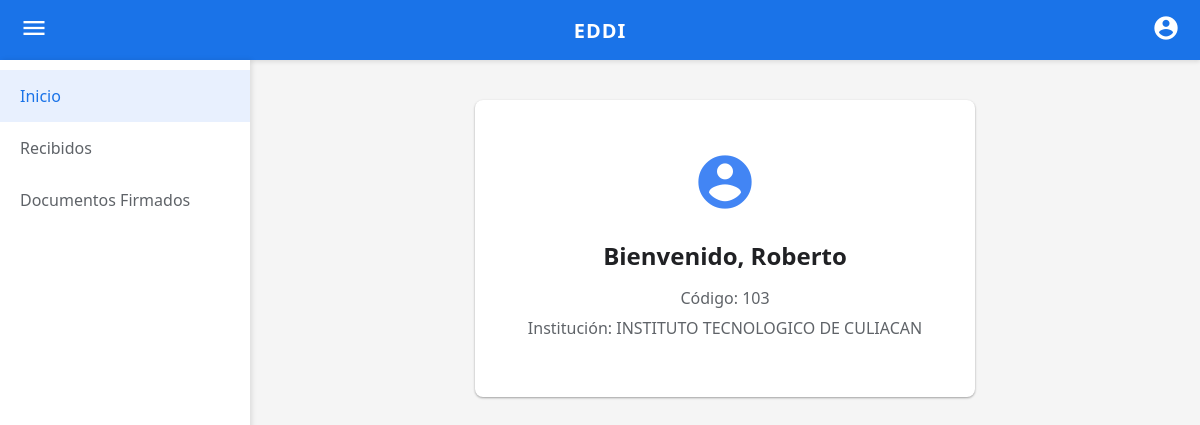
/dashboard (signed in), run on the app's committed database.
### tables this page shows
CREATE TABLE Docentes (
    id_docente INTEGER PRIMARY KEY,
    nombre TEXT NOT NULL,
    apellidos TEXT NOT NULL,
    fecha_ingreso TEXT,
    id_departamento INTEGER NOT NULL,
    registro_cvu TEXT NULL UNIQUE,
    id_plaza INTEGER NOT NULL,
    id_institucion INTEGER NOT NULL,
    rfc TEXT UNIQUE,
    curp TEXT UNIQUE,
    sueldo_bruto DECIMAL(10,2),
    sueldo_letra TEXT,
    horario TEXT,
    estatus TEXT,
    FOREIGN KEY (id_departamento) REFERENCES Departamentos(id_departamento),
    FOREIGN KEY (id_plaza) REFERENCES Plazas(id_plaza),
    FOREIGN KEY (id_institucion) REFERENCES Instituciones(id_institucion)
);

CREATE TABLE Instituciones (
    id_institucion INTEGER PRIMARY KEY,
    nombre_institucion TEXT NOT NULL UNIQUE
);

### app.py (the view)
@app.route('/dashboard')
def dashboard():
    if 'user_id' not in session: return redirect(url_for('login'))
    datos = obtener_datos_docente_completo(session['user_id'])
    return render_template('dashboard.html', docente=datos) if datos else "Error datos"

### app.py (called while the page is built)
def get_db_connection():
    base_dir = os.path.abspath(os.path.dirname(__file__))
    db_path = os.path.join(base_dir, 'EDDI.db')
    conn = sqlite3.connect(db_path)
    conn.row_factory = sqlite3.Row
    return conn

def obtener_datos_docente_completo(user_id):
    conn = get_db_connection()
    cursor = conn.cursor()
    query = """
        SELECT d.*, i.nombre_institucion, p.nombre_plaza, p.clave_presupuestal, dept.nombre AS departamento
        FROM Docentes d
        JOIN Instituciones i ON d.id_institucion = i.id_institucion
        JOIN Plazas p ON d.id_plaza = p.id_plaza
        JOIN Departamentos dept ON d.id_departamento = dept.id_departamento
        WHERE d.id_docente = ?
    """
    cursor.execute(query, (user_id,))
    datos = cursor.fetchone()
    conn.close()
    return datos

### templates/dashboard.html (shortened to what this page needs)
<!DOCTYPE html>
<html lang="es">
<head>
    <link rel="stylesheet" href="{{ url_for('static', filename='dashboard.css') }}">
</head>
<body>
    <header class="main-header">
        <div class="icon-container" id="menu-toggle-btn">
            <span class="material-icons">menu</span>
        </div>
        <div class="logo-text">EDDI</div>
        <div class="icon-container">
            <span class="material-icons">account_circle</span>
        </div>
    </header>
    <div id="sidebar" class="sidebar show">
            <a href="{{ url_for('dashboard') }}" class="sidebar-link active">Inicio</a>
            {% if session['rol'] == 'jefe' %}
                <a href="{{ url_for('recibidos') }}" class="sidebar-link">Recibidos</a>
                <a href="#" class="sidebar-link">Documentos Firmados</a>
            {% endif %}
        </div>
    <main class="main-content-fixed">
        <div class="welcome-card">
            <div class="profile-icon-large">
                <span class="material-icons" style="font-size: 64px; color: #4285f4;">account_circle</span>
            </div>
            <h1>Bienvenido, {{ docente.nombre }}</h1>
            <p class="info-text">Código: {{ docente.id_docente }}</p>
            <p class="info-text">Institución: {{ docente.nombre_institucion }}</p>
        </div>
    </main>
</body>
</html>

### static/dashboard.css (style rules this page uses)
* { margin: 0; padding: 0; box-sizing: border-box; font-family: 'Segoe UI', Roboto, Helvetica, Arial, sans-serif; }
body { background-color: #f5f5f5; display: flex; flex-direction: column; min-height: 100vh; }
.main-header { background-color: #1a73e8; color: white; height: 60px; display: flex; align-items: center; justify-content: space-between; padding: 0 20px; box-shadow: 0 2px 4px rgba(0,0,0,0.1); }
.logo-text { font-size: 20px; font-weight: bold; letter-spacing: 1px; }
.icon-container span { cursor: pointer; font-size: 28px; }
.welcome-card { background-color: white; width: 100%; max-width: 500px; padding: 50px 20px; border-radius: 8px; text-align: center; box-shadow: 0 1px 3px rgba(0,0,0,0.12), 0 1px 2px rgba(0,0,0,0.24); }
.profile-icon-large { margin-bottom: 20px; }
.welcome-card h1 { color: #202124; font-size: 24px; margin-bottom: 15px; }
.info-text { color: #5f6368; font-size: 16px; margin-bottom: 8px; }
.sidebar { display: none; position: fixed; top: 60px; left: 0; width: 250px; height: calc(100vh - 60px); background-color: white; box-shadow: 2px 0 5px rgba(0,0,0,0.1); padding-top: 10px; z-index: 1000; }
.sidebar.show { display: block; }
.sidebar-link { display: block; padding: 15px 20px; text-decoration: none; font-size: 16px; color: #5f6368; font-weight: 500; }
.sidebar-link.active { color: #1a73e8; background-color: #e8f0fe; }
.main-content-fixed { margin-left: 250px; width: calc(100% - 250px); display: flex; flex-direction: column; align-items: center; padding-top: 40px; }

### data on the page
Docentes: nombre "Roberto", id_docente "103"
Instituciones: nombre_institucion "INSTITUTO TECNOLOGICO DE CULIACAN"
